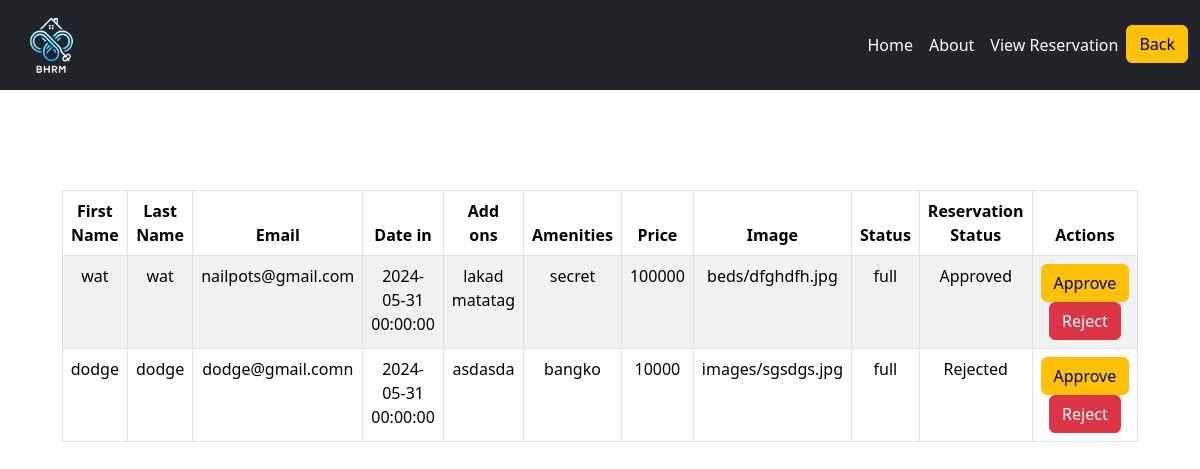
The app's page /reservation.php (signed in) with its own data.
### tables this page shows
CREATE TABLE `reservation` (
  `id` int(255) NOT NULL,
  `fname` varchar(255) NOT NULL,
  `lname` varchar(255) NOT NULL,
  `email` varchar(255) NOT NULL,
  `date_in` datetime NOT NULL,
  `addons` varchar(255) NOT NULL,
  `room-no` int(255) NOT NULL,
  `amenities` varchar(255) NOT NULL,
  `price` int(255) NOT NULL,
  `image` varchar(255) NOT NULL,
  `status` varchar(255) NOT NULL,
  `res_stat` varchar(255) NOT NULL
);

### reservation.php (the view, shortened to what this page needs)
<?php require 'php/connection.php';
?>
<!DOCTYPE html>
<html lang="en">
<head>
    <link rel="stylesheet" href="https://cdn.jsdelivr.net/npm/bootstrap@5.3.2/dist/css/bootstrap.min.css">
</head>
<body>
<nav class="navbar navbar-expand-lg navbar-dark bg-dark py-0">
    <div class="container-fluid">
        <a class="navbar-brand" href="#">
            <img src="images/logo.png" width="80" height="80" alt="">
        </a>
        <div class="collapse navbar-collapse" id="navbarNav">
            <ul class="navbar-nav ms-auto">
                <li class="nav-item">
                    <a class="nav-link" href="#">Home</a>
                </li>
                <li class="nav-item">
                    <a class="nav-link" href="#">About</a>
                </li>
                <?php
                    if (!empty($_SESSION["uname"]) && !empty($_SESSION["role"]) && $_SESSION['role'] == 'landlord'){
                        echo '<li class="nav-item"><a class="nav-link" href="reservation.php">View Reservation</a></li>';
                    }
                ?>
                <li class="nav-item">
                    <a class="btn btn-warning" href="boardinghouse.php">Back</a>
                </li>
            </ul>
        </div>
    </div>
</nav>
    <section>
        <div class="content">
            <table class="table table-bordered table-striped text-center">
                <thead>
                    <tr>
                        <th>First Name</th>
                        <th>Last Name</th>
                        <th>Email</th>
                        <th>Date in</th>
                        <th>Add ons</th>
                        <th>Amenities</th>
                        <th>Price</th>
                        <th>Image</th>
                        <th>Status</th>
                        <th>Reservation Status</th>
                        <?php
                            if (!empty($_SESSION["uname"]) && !empty($_SESSION["role"]) && $_SESSION['role'] == 'landlord'){
                                echo '<th>Actions</th>';
                            }else{
                                echo '';
                            }
                        ?>
                    </tr>
                </thead>
                <tbody>
                    <?php
                    if (!empty($_SESSION) || $_SESSION['role'] == 'landlord') {
                        $query = "select * from reservation";
                        $result = mysqli_query($conn, $query);
                        while ($fetch = mysqli_fetch_assoc($result)) {
                            $id = $fetch['id'];
                    ?>
                            <tr>
                                <td><?php echo $fetch['fname'] ?></td>
                                <td><?php echo $fetch['lname'] ?></td>
                                <td><?php echo $fetch['email'] ?></td>
                                <td><?php echo $fetch['date_in'] ?></td>
                                <td><?php echo $fetch['addons'] ?></td>
                                <td><?php echo $fetch['amenities'] ?></td>
                                <td><?php echo $fetch['price'] ?></td>
                                <td><?php echo $fetch['image'] ?></td>
                                <td><?php echo $fetch['status'] ?></td>
                                <td><?php echo $fetch['res_stat'] ?></td>
                                <?php
                                    if (!empty($_SESSION["uname"]) && !empty($_SESSION["role"]) && $_SESSION['role'] == 'landlord'){
                                ?>
                                <td>
                                    <a href="php/function.php?approve=<?php echo $id;?>"><button class="btn btn-warning">Approve</button></a>
                                    <a href="php/function.php?reject=<?php echo $id;?>"><button class="btn btn-danger">Reject</button></a>
                                </td>
                                <?php } ?>
                            </tr>
                    <?php
                        }
                    }
                    ?>
                </tbody>
            </table>
        </div>
    </section>
</body>
</html>

### reservation.php (style rules this page uses)
.navbar { background-color: #a9a9a9; border-spacing: 10%; }
.navbar-brand img { width: 80px; height: 80px; }
.nav-link { color: #fff !important; }
.content { padding-top: 100px; display: flex; justify-content: center; }
.content { padding-top: 100px; padding-left: 10%; padding-right: 10%; display: flex; justify-content: center; }

### records on screen
reservation: fname "wat", lname "wat", email "nailpots@gmail.com", date_in "2024-05-31 00:00:00", addons "lakad matatag", amenities "secret", price "100000", image "beds/dfghdfh.jpg", status "full", res_stat "Approved"
reservation: fname "dodge", lname "dodge", email "dodge@gmail.comn", date_in "2024-05-31 00:00:00", addons "asdasda", amenities "bangko", price "10000", image "images/sgsdgs.jpg", status "full", res_stat "Rejected"
